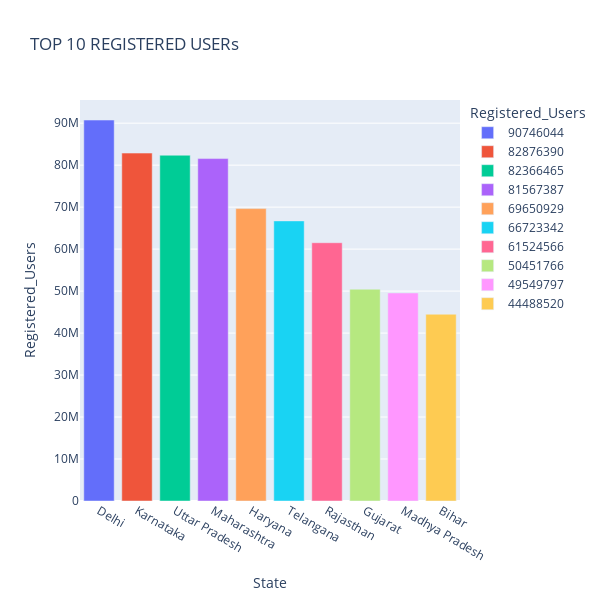
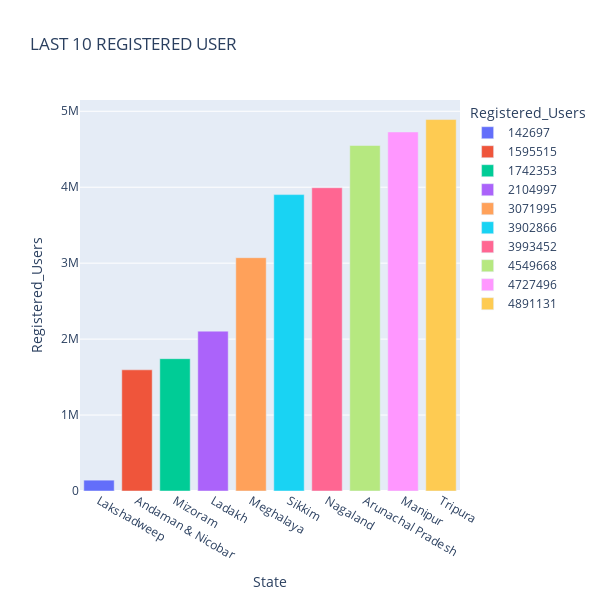
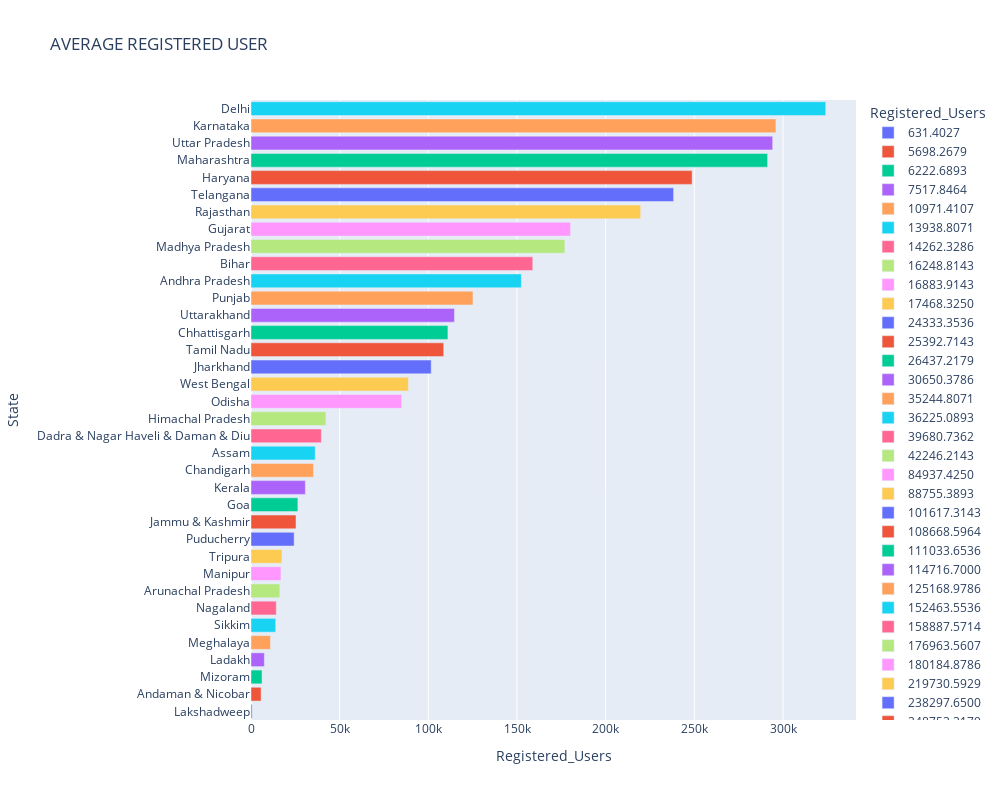

Notebook source saved alongside these figures, in order:
### Code cell
top_chart_registered_users("top_user")

### Figure 1 — Plotly figure (JSON) as saved in the notebook; plotly's stock layout.template omitted (floating-point values rounded to 4 significant figures)
{"data": [{"hovertemplate": "<b>%{hovertext}</b><br><br>Registered_Users=%{y}<br>State=%{x}<extra></extra>", "hovertext": ["Delhi"], "legendgroup": "90746044", "marker": {"color": "#636efa", "pattern": {"shape": ""}}, "name": "90746044", "orientation": "v", "showlegend": true, "textposition": "auto", "type": "bar", "x": ["Delhi"], "xaxis": "x", "y": [90746044], "yaxis": "y"}, {"hovertemplate": "<b>%{hovertext}</b><br><br>Registered_Users=%{y}<br>State=%{x}<extra></extra>", "hovertext": ["Karnataka"], "legendgroup": "82876390", "marker": {"color": "#EF553B", "pattern": {"shape": ""}}, "name": "82876390", "orientation": "v", "showlegend": true, "textposition": "auto", "type": "bar", "x": ["Karnataka"], "xaxis": "x", "y": [82876390], "yaxis": "y"}, {"hovertemplate": "<b>%{hovertext}</b><br><br>Registered_Users=%{y}<br>State=%{x}<extra></extra>", "hovertext": ["Uttar Pradesh"], "legendgroup": "82366465", "marker": {"color": "#00cc96", "pattern": {"shape": ""}}, "name": "82366465", "orientation": "v", "showlegend": true, "textposition": "auto", "type": "bar", "x": ["Uttar Pradesh"], "xaxis": "x", "y": [82366465], "yaxis": "y"}, {"hovertemplate": "<b>%{hovertext}</b><br><br>Registered_Users=%{y}<br>State=%{x}<extra></extra>", "hovertext": ["Maharashtra"], "legendgroup": "81567387", "marker": {"color": "#ab63fa", "pattern": {"shape": ""}}, "name": "81567387", "orientation": "v", "showlegend": true, "textposition": "auto", "type": "bar", "x": ["Maharashtra"], "xaxis": "x", "y": [81567387], "yaxis": "y"}, {"hovertemplate": "<b>%{hovertext}</b><br><br>Registered_Users=%{y}<br>State=%{x}<extra></extra>", "hovertext": ["Haryana"], "legendgroup": "69650929", "marker": {"color": "#FFA15A", "pattern": {"shape": ""}}, "name": "69650929", "orientation": "v", "showlegend": true, "textposition": "auto", "type": "bar", "x": ["Haryana"], "xaxis": "x", "y": [69650929], "yaxis": "y"}, {"hovertemplate": "<b>%{hovertext}</b><br><br>Registered_Users=%{y}<br>State=%{x}<extra></extra>", "hovertext": ["Telangana"], "legendgroup": "66723342", "marker": {"color": "#19d3f3", "pattern": {"shape": ""}}, "name": "66723342", "orientation": "v", "showlegend": true, "textposition": "auto", "type": "bar", "x": ["Telangana"], "xaxis": "x", "y": [66723342], "yaxis": "y"}, {"hovertemplate": "<b>%{hovertext}</b><br><br>Registered_Users=%{y}<br>State=%{x}<extra></extra>", "hovertext": ["Rajasthan"], "legendgroup": "61524566", "marker": {"color": "#FF6692", "pattern": {"shape": ""}}, "name": "61524566", "orientation": "v", "showlegend": true, "textposition": "auto", "type": "bar", "x": ["Rajasthan"], "xaxis": "x", "y": [61524566], "yaxis": "y"}, {"hovertemplate": "<b>%{hovertext}</b><br><br>Registered_Users=%{y}<br>State=%{x}<extra></extra>", "hovertext": ["Gujarat"], "legendgroup": "50451766", "marker": {"color": "#B6E880", "pattern": {"shape": ""}}, "name": "50451766", "orientation": "v", "showlegend": true, "textposition": "auto", "type": "bar", "x": ["Gujarat"], "xaxis": "x", "y": [50451766], "yaxis": "y"}, {"hovertemplate": "<b>%{hovertext}</b><br><br>Registered_Users=%{y}<br>State=%{x}<extra></extra>", "hovertext": ["Madhya Pradesh"], "legendgroup": "49549797", "marker": {"color": "#FF97FF", "pattern": {"shape": ""}}, "name": "49549797", "orientation": "v", "showlegend": true, "textposition": "auto", "type": "bar", "x": ["Madhya Pradesh"], "xaxis": "x", "y": [49549797], "yaxis": "y"}, {"hovertemplate": "<b>%{hovertext}</b><br><br>Registered_Users=%{y}<br>State=%{x}<extra></extra>", "hovertext": ["Bihar"], "legendgroup": "44488520", "marker": {"color": "#FECB52", "pattern": {"shape": ""}}, "name": "44488520", "orientation": "v", "showlegend": true, "textposition": "auto", "type": "bar", "x": ["Bihar"], "xaxis": "x", "y": [44488520], "yaxis": "y"}], "layout": {"barmode": "relative", "height": 600, "legend": {"title": {"text": "Registered_Users"}, "tracegroupgap": 0}, "title": {"text": "TOP 10 REGISTERED USERs"}, "width": 600, "xaxis": {"anchor": "y", "domain": [0, 1], "title": {"text": "State"}}, "yaxis": {"anchor": "x", "categoryarray": [44488520, 49549797, 50451766, 61524566, 66723342, 69650929, 81567387, 82366465, 82876390, 90746044], "categoryorder": "array", "domain": [0, 1], "title": {"text": "Registered_Users"}}}}

### Figure 2 — Plotly figure (JSON) as saved in the notebook; plotly's stock layout.template omitted (floating-point values rounded to 4 significant figures)
{"data": [{"hovertemplate": "<b>%{hovertext}</b><br><br>Registered_Users=%{y}<br>State=%{x}<extra></extra>", "hovertext": ["Lakshadweep"], "legendgroup": "142697", "marker": {"color": "#636efa", "pattern": {"shape": ""}}, "name": "142697", "orientation": "v", "showlegend": true, "textposition": "auto", "type": "bar", "x": ["Lakshadweep"], "xaxis": "x", "y": [142697], "yaxis": "y"}, {"hovertemplate": "<b>%{hovertext}</b><br><br>Registered_Users=%{y}<br>State=%{x}<extra></extra>", "hovertext": ["Andaman & Nicobar"], "legendgroup": "1595515", "marker": {"color": "#EF553B", "pattern": {"shape": ""}}, "name": "1595515", "orientation": "v", "showlegend": true, "textposition": "auto", "type": "bar", "x": ["Andaman & Nicobar"], "xaxis": "x", "y": [1595515], "yaxis": "y"}, {"hovertemplate": "<b>%{hovertext}</b><br><br>Registered_Users=%{y}<br>State=%{x}<extra></extra>", "hovertext": ["Mizoram"], "legendgroup": "1742353", "marker": {"color": "#00cc96", "pattern": {"shape": ""}}, "name": "1742353", "orientation": "v", "showlegend": true, "textposition": "auto", "type": "bar", "x": ["Mizoram"], "xaxis": "x", "y": [1742353], "yaxis": "y"}, {"hovertemplate": "<b>%{hovertext}</b><br><br>Registered_Users=%{y}<br>State=%{x}<extra></extra>", "hovertext": ["Ladakh"], "legendgroup": "2104997", "marker": {"color": "#ab63fa", "pattern": {"shape": ""}}, "name": "2104997", "orientation": "v", "showlegend": true, "textposition": "auto", "type": "bar", "x": ["Ladakh"], "xaxis": "x", "y": [2104997], "yaxis": "y"}, {"hovertemplate": "<b>%{hovertext}</b><br><br>Registered_Users=%{y}<br>State=%{x}<extra></extra>", "hovertext": ["Meghalaya"], "legendgroup": "3071995", "marker": {"color": "#FFA15A", "pattern": {"shape": ""}}, "name": "3071995", "orientation": "v", "showlegend": true, "textposition": "auto", "type": "bar", "x": ["Meghalaya"], "xaxis": "x", "y": [3071995], "yaxis": "y"}, {"hovertemplate": "<b>%{hovertext}</b><br><br>Registered_Users=%{y}<br>State=%{x}<extra></extra>", "hovertext": ["Sikkim"], "legendgroup": "3902866", "marker": {"color": "#19d3f3", "pattern": {"shape": ""}}, "name": "3902866", "orientation": "v", "showlegend": true, "textposition": "auto", "type": "bar", "x": ["Sikkim"], "xaxis": "x", "y": [3902866], "yaxis": "y"}, {"hovertemplate": "<b>%{hovertext}</b><br><br>Registered_Users=%{y}<br>State=%{x}<extra></extra>", "hovertext": ["Nagaland"], "legendgroup": "3993452", "marker": {"color": "#FF6692", "pattern": {"shape": ""}}, "name": "3993452", "orientation": "v", "showlegend": true, "textposition": "auto", "type": "bar", "x": ["Nagaland"], "xaxis": "x", "y": [3993452], "yaxis": "y"}, {"hovertemplate": "<b>%{hovertext}</b><br><br>Registered_Users=%{y}<br>State=%{x}<extra></extra>", "hovertext": ["Arunachal Pradesh"], "legendgroup": "4549668", "marker": {"color": "#B6E880", "pattern": {"shape": ""}}, "name": "4549668", "orientation": "v", "showlegend": true, "textposition": "auto", "type": "bar", "x": ["Arunachal Pradesh"], "xaxis": "x", "y": [4549668], "yaxis": "y"}, {"hovertemplate": "<b>%{hovertext}</b><br><br>Registered_Users=%{y}<br>State=%{x}<extra></extra>", "hovertext": ["Manipur"], "legendgroup": "4727496", "marker": {"color": "#FF97FF", "pattern": {"shape": ""}}, "name": "4727496", "orientation": "v", "showlegend": true, "textposition": "auto", "type": "bar", "x": ["Manipur"], "xaxis": "x", "y": [4727496], "yaxis": "y"}, {"hovertemplate": "<b>%{hovertext}</b><br><br>Registered_Users=%{y}<br>State=%{x}<extra></extra>", "hovertext": ["Tripura"], "legendgroup": "4891131", "marker": {"color": "#FECB52", "pattern": {"shape": ""}}, "name": "4891131", "orientation": "v", "showlegend": true, "textposition": "auto", "type": "bar", "x": ["Tripura"], "xaxis": "x", "y": [4891131], "yaxis": "y"}], "layout": {"barmode": "relative", "height": 600, "legend": {"title": {"text": "Registered_Users"}, "tracegroupgap": 0}, "title": {"text": "LAST 10 REGISTERED USER"}, "width": 600, "xaxis": {"anchor": "y", "domain": [0, 1], "title": {"text": "State"}}, "yaxis": {"anchor": "x", "categoryarray": [4891131, 4727496, 4549668, 3993452, 3902866, 3071995, 2104997, 1742353, 1595515, 142697], "categoryorder": "array", "domain": [0, 1], "title": {"text": "Registered_Users"}}}}

### Figure 3 — Plotly figure (JSON) as saved in the notebook; plotly's stock layout.template omitted (floating-point values rounded to 4 significant figures)
{"data": [{"hovertemplate": "<b>%{hovertext}</b><br><br>Registered_Users=%{x}<br>State=%{y}<extra></extra>", "hovertext": ["Lakshadweep"], "legendgroup": "631.4027", "marker": {"color": "#636efa", "pattern": {"shape": ""}}, "name": "631.4027", "orientation": "h", "showlegend": true, "textposition": "auto", "type": "bar", "x": [631.4], "xaxis": "x", "y": ["Lakshadweep"], "yaxis": "y"}, {"hovertemplate": "<b>%{hovertext}</b><br><br>Registered_Users=%{x}<br>State=%{y}<extra></extra>", "hovertext": ["Andaman & Nicobar"], "legendgroup": "5698.2679", "marker": {"color": "#EF553B", "pattern": {"shape": ""}}, "name": "5698.2679", "orientation": "h", "showlegend": true, "textposition": "auto", "type": "bar", "x": [5698.0], "xaxis": "x", "y": ["Andaman & Nicobar"], "yaxis": "y"}, {"hovertemplate": "<b>%{hovertext}</b><br><br>Registered_Users=%{x}<br>State=%{y}<extra></extra>", "hovertext": ["Mizoram"], "legendgroup": "6222.6893", "marker": {"color": "#00cc96", "pattern": {"shape": ""}}, "name": "6222.6893", "orientation": "h", "showlegend": true, "textposition": "auto", "type": "bar", "x": [6223.0], "xaxis": "x", "y": ["Mizoram"], "yaxis": "y"}, {"hovertemplate": "<b>%{hovertext}</b><br><br>Registered_Users=%{x}<br>State=%{y}<extra></extra>", "hovertext": ["Ladakh"], "legendgroup": "7517.8464", "marker": {"color": "#ab63fa", "pattern": {"shape": ""}}, "name": "7517.8464", "orientation": "h", "showlegend": true, "textposition": "auto", "type": "bar", "x": [7518.0], "xaxis": "x", "y": ["Ladakh"], "yaxis": "y"}, {"hovertemplate": "<b>%{hovertext}</b><br><br>Registered_Users=%{x}<br>State=%{y}<extra></extra>", "hovertext": ["Meghalaya"], "legendgroup": "10971.4107", "marker": {"color": "#FFA15A", "pattern": {"shape": ""}}, "name": "10971.4107", "orientation": "h", "showlegend": true, "textposition": "auto", "type": "bar", "x": [10970.0], "xaxis": "x", "y": ["Meghalaya"], "yaxis": "y"}, {"hovertemplate": "<b>%{hovertext}</b><br><br>Registered_Users=%{x}<br>State=%{y}<extra></extra>", "hovertext": ["Sikkim"], "legendgroup": "13938.8071", "marker": {"color": "#19d3f3", "pattern": {"shape": ""}}, "name": "13938.8071", "orientation": "h", "showlegend": true, "textposition": "auto", "type": "bar", "x": [13940.0], "xaxis": "x", "y": ["Sikkim"], "yaxis": "y"}, {"hovertemplate": "<b>%{hovertext}</b><br><br>Registered_Users=%{x}<br>State=%{y}<extra></extra>", "hovertext": ["Nagaland"], "legendgroup": "14262.3286", "marker": {"color": "#FF6692", "pattern": {"shape": ""}}, "name": "14262.3286", "orientation": "h", "showlegend": true, "textposition": "auto", "type": "bar", "x": [14260.0], "xaxis": "x", "y": ["Nagaland"], "yaxis": "y"}, {"hovertemplate": "<b>%{hovertext}</b><br><br>Registered_Users=%{x}<br>State=%{y}<extra></extra>", "hovertext": ["Arunachal Pradesh"], "legendgroup": "16248.8143", "marker": {"color": "#B6E880", "pattern": {"shape": ""}}, "name": "16248.8143", "orientation": "h", "showlegend": true, "textposition": "auto", "type": "bar", "x": [16250.0], "xaxis": "x", "y": ["Arunachal Pradesh"], "yaxis": "y"}, {"hovertemplate": "<b>%{hovertext}</b><br><br>Registered_Users=%{x}<br>State=%{y}<extra></extra>", "hovertext": ["Manipur"], "legendgroup": "16883.9143", "marker": {"color": "#FF97FF", "pattern": {"shape": ""}}, "name": "16883.9143", "orientation": "h", "showlegend": true, "textposition": "auto", "type": "bar", "x": [16880.0], "xaxis": "x", "y": ["Manipur"], "yaxis": "y"}, {"hovertemplate": "<b>%{hovertext}</b><br><br>Registered_Users=%{x}<br>State=%{y}<extra></extra>", "hovertext": ["Tripura"], "legendgroup": "17468.3250", "marker": {"color": "#FECB52", "pattern": {"shape": ""}}, "name": "17468.3250", "orientation": "h", "showlegend": true, "textposition": "auto", "type": "bar", "x": [17470.0], "xaxis": "x", "y": ["Tripura"], "yaxis": "y"}, {"hovertemplate": "<b>%{hovertext}</b><br><br>Registered_Users=%{x}<br>State=%{y}<extra></extra>", "hovertext": ["Puducherry"], "legendgroup": "24333.3536", "marker": {"color": "#636efa", "pattern": {"shape": ""}}, "name": "24333.3536", "orientation": "h", "showlegend": true, "textposition": "auto", "type": "bar", "x": [24330.0], "xaxis": "x", "y": ["Puducherry"], "yaxis": "y"}, {"hovertemplate": "<b>%{hovertext}</b><br><br>Registered_Users=%{x}<br>State=%{y}<extra></extra>", "hovertext": ["Jammu & Kashmir"], "legendgroup": "25392.7143", "marker": {"color": "#EF553B", "pattern": {"shape": ""}}, "name": "25392.7143", "orientation": "h", "showlegend": true, "textposition": "auto", "type": "bar", "x": [25390.0], "xaxis": "x", "y": ["Jammu & Kashmir"], "yaxis": "y"}, {"hovertemplate": "<b>%{hovertext}</b><br><br>Registered_Users=%{x}<br>State=%{y}<extra></extra>", "hovertext": ["Goa"], "legendgroup": "26437.2179", "marker": {"color": "#00cc96", "pattern": {"shape": ""}}, "name": "26437.2179", "orientation": "h", "showlegend": true, "textposition": "auto", "type": "bar", "x": [26440.0], "xaxis": "x", "y": ["Goa"], "yaxis": "y"}, {"hovertemplate": "<b>%{hovertext}</b><br><br>Registered_Users=%{x}<br>State=%{y}<extra></extra>", "hovertext": ["Kerala"], "legendgroup": "30650.3786", "marker": {"color": "#ab63fa", "pattern": {"shape": ""}}, "name": "30650.3786", "orientation": "h", "showlegend": true, "textposition": "auto", "type": "bar", "x": [30650.0], "xaxis": "x", "y": ["Kerala"], "yaxis": "y"}, {"hovertemplate": "<b>%{hovertext}</b><br><br>Registered_Users=%{x}<br>State=%{y}<extra></extra>", "hovertext": ["Chandigarh"], "legendgroup": "35244.8071", "marker": {"color": "#FFA15A", "pattern": {"shape": ""}}, "name": "35244.8071", "orientation": "h", "showlegend": true, "textposition": "auto", "type": "bar", "x": [35240.0], "xaxis": "x", "y": ["Chandigarh"], "yaxis": "y"}, {"hovertemplate": "<b>%{hovertext}</b><br><br>Registered_Users=%{x}<br>State=%{y}<extra></extra>", "hovertext": ["Assam"], "legendgroup": "36225.0893", "marker": {"color": "#19d3f3", "pattern": {"shape": ""}}, "name": "36225.0893", "orientation": "h", "showlegend": true, "textposition": "auto", "type": "bar", "x": [36230.0], "xaxis": "x", "y": ["Assam"], "yaxis": "y"}, {"hovertemplate": "<b>%{hovertext}</b><br><br>Registered_Users=%{x}<br>State=%{y}<extra></extra>", "hovertext": ["Dadra & Nagar Haveli & Daman & Diu"], "legendgroup": "39680.7362", "marker": {"color": "#FF6692", "pattern": {"shape": ""}}, "name": "39680.7362", "orientation": "h", "showlegend": true, "textposition": "auto", "type": "bar", "x": [39680.0], "xaxis": "x", "y": ["Dadra & Nagar Haveli & Daman & Diu"], "yaxis": "y"}, {"hovertemplate": "<b>%{hovertext}</b><br><br>Registered_Users=%{x}<br>State=%{y}<extra></extra>", "hovertext": ["Himachal Pradesh"], "legendgroup": "42246.2143", "marker": {"color": "#B6E880", "pattern": {"shape": ""}}, "name": "42246.2143", "orientation": "h", "showlegend": true, "textposition": "auto", "type": "bar", "x": [42250.0], "xaxis": "x", "y": ["Himachal Pradesh"], "yaxis": "y"}, {"hovertemplate": "<b>%{hovertext}</b><br><br>Registered_Users=%{x}<br>State=%{y}<extra></extra>", "hovertext": ["Odisha"], "legendgroup": "84937.4250", "marker": {"color": "#FF97FF", "pattern": {"shape": ""}}, "name": "84937.4250", "orientation": "h", "showlegend": true, "textposition": "auto", "type": "bar", "x": [84940.0], "xaxis": "x", "y": ["Odisha"], "yaxis": "y"}, {"hovertemplate": "<b>%{hovertext}</b><br><br>Registered_Users=%{x}<br>State=%{y}<extra></extra>", "hovertext": ["West Bengal"], "legendgroup": "88755.3893", "marker": {"color": "#FECB52", "pattern": {"shape": ""}}, "name": "88755.3893", "orientation": "h", "showlegend": true, "textposition": "auto", "type": "bar", "x": [88760.0], "xaxis": "x", "y": ["West Bengal"], "yaxis": "y"}, {"hovertemplate": "<b>%{hovertext}</b><br><br>Registered_Users=%{x}<br>State=%{y}<extra></extra>", "hovertext": ["Jharkhand"], "legendgroup": "101617.3143", "marker": {"color": "#636efa", "pattern": {"shape": ""}}, "name": "101617.3143", "orientation": "h", "showlegend": true, "textposition": "auto", "type": "bar", "x": [101600.0], "xaxis": "x", "y": ["Jharkhand"], "yaxis": "y"}, {"hovertemplate": "<b>%{hovertext}</b><br><br>Registered_Users=%{x}<br>State=%{y}<extra></extra>", "hovertext": ["Tamil Nadu"], "legendgroup": "108668.5964", "marker": {"color": "#EF553B", "pattern": {"shape": ""}}, "name": "108668.5964", "orientation": "h", "showlegend": true, "textposition": "auto", "type": "bar", "x": [108700.0], "xaxis": "x", "y": ["Tamil Nadu"], "yaxis": "y"}, {"hovertemplate": "<b>%{hovertext}</b><br><br>Registered_Users=%{x}<br>State=%{y}<extra></extra>", "hovertext": ["Chhattisgarh"], "legendgroup": "111033.6536", "marker": {"color": "#00cc96", "pattern": {"shape": ""}}, "name": "111033.6536", "orientation": "h", "showlegend": true, "textposition": "auto", "type": "bar", "x": [111000.0], "xaxis": "x", "y": ["Chhattisgarh"], "yaxis": "y"}, {"hovertemplate": "<b>%{hovertext}</b><br><br>Registered_Users=%{x}<br>State=%{y}<extra></extra>", "hovertext": ["Uttarakhand"], "legendgroup": "114716.7000", "marker": {"color": "#ab63fa", "pattern": {"shape": ""}}, "name": "114716.7000", "orientation": "h", "showlegend": true, "textposition": "auto", "type": "bar", "x": [114700.0], "xaxis": "x", "y": ["Uttarakhand"], "yaxis": "y"}, {"hovertemplate": "<b>%{hovertext}</b><br><br>Registered_Users=%{x}<br>State=%{y}<extra></extra>", "hovertext": ["Punjab"], "legendgroup": "125168.9786", "marker": {"color": "#FFA15A", "pattern": {"shape": ""}}, "name": "125168.9786", "orientation": "h", "showlegend": true, "textposition": "auto", "type": "bar", "x": [125200.0], "xaxis": "x", "y": ["Punjab"], "yaxis": "y"}, {"hovertemplate": "<b>%{hovertext}</b><br><br>Registered_Users=%{x}<br>State=%{y}<extra></extra>", "hovertext": ["Andhra Pradesh"], "legendgroup": "152463.5536", "marker": {"color": "#19d3f3", "pattern": {"shape": ""}}, "name": "152463.5536", "orientation": "h", "showlegend": true, "textposition": "auto", "type": "bar", "x": [152500.0], "xaxis": "x", "y": ["Andhra Pradesh"], "yaxis": "y"}, {"hovertemplate": "<b>%{hovertext}</b><br><br>Registered_Users=%{x}<br>State=%{y}<extra></extra>", "hovertext": ["Bihar"], "legendgroup": "158887.5714", "marker": {"color": "#FF6692", "pattern": {"shape": ""}}, "name": "158887.5714", "orientation": "h", "showlegend": true, "textposition": "auto", "type": "bar", "x": [158900.0], "xaxis": "x", "y": ["Bihar"], "yaxis": "y"}, {"hovertemplate": "<b>%{hovertext}</b><br><br>Registered_Users=%{x}<br>State=%{y}<extra></extra>", "hovertext": ["Madhya Pradesh"], "legendgroup": "176963.5607", "marker": {"color": "#B6E880", "pattern": {"shape": ""}}, "name": "176963.5607", "orientation": "h", "showlegend": true, "textposition": "auto", "type": "bar", "x": [177000.0], "xaxis": "x", "y": ["Madhya Pradesh"], "yaxis": "y"}, {"hovertemplate": "<b>%{hovertext}</b><br><br>Registered_Users=%{x}<br>State=%{y}<extra></extra>", "hovertext": ["Gujarat"], "legendgroup": "180184.8786", "marker": {"color": "#FF97FF", "pattern": {"shape": ""}}, "name": "180184.8786", "orientation": "h", "showlegend": true, "textposition": "auto", "type": "bar", "x": [180200.0], "xaxis": "x", "y": ["Gujarat"], "yaxis": "y"}, {"hovertemplate": "<b>%{hovertext}</b><br><br>Registered_Users=%{x}<br>State=%{y}<extra></extra>", "hovertext": ["Rajasthan"], "legendgroup": "219730.5929", "marker": {"color": "#FECB52", "pattern": {"shape": ""}}, "name": "219730.5929", "orientation": "h", "showlegend": true, "textposition": "auto", "type": "bar", "x": [219700.0], "xaxis": "x", "y": ["Rajasthan"], "yaxis": "y"}, {"hovertemplate": "<b>%{hovertext}</b><br><br>Registered_Users=%{x}<br>State=%{y}<extra></extra>", "hovertext": ["Telangana"], "legendgroup": "238297.6500", "marker": {"color": "#636efa", "pattern": {"shape": ""}}, "name": "238297.6500", "orientation": "h", "showlegend": true, "textposition": "auto", "type": "bar", "x": [238300.0], "xaxis": "x", "y": ["Telangana"], "yaxis": "y"}, {"hovertemplate": "<b>%{hovertext}</b><br><br>Registered_Users=%{x}<br>State=%{y}<extra></extra>", "hovertext": ["Haryana"], "legendgroup": "248753.3179", "marker": {"color": "#EF553B", "pattern": {"shape": ""}}, "name": "248753.3179", "orientation": "h", "showlegend": true, "textposition": "auto", "type": "bar", "x": [248800.0], "xaxis": "x", "y": ["Haryana"], "yaxis": "y"}, {"hovertemplate": "<b>%{hovertext}</b><br><br>Registered_Users=%{x}<br>State=%{y}<extra></extra>", "hovertext": ["Maharashtra"], "legendgroup": "291312.0964", "marker": {"color": "#00cc96", "pattern": {"shape": ""}}, "name": "291312.0964", "orientation": "h", "showlegend": true, "textposition": "auto", "type": "bar", "x": [291300.0], "xaxis": "x", "y": ["Maharashtra"], "yaxis": "y"}, {"hovertemplate": "<b>%{hovertext}</b><br><br>Registered_Users=%{x}<br>State=%{y}<extra></extra>", "hovertext": ["Uttar Pradesh"], "legendgroup": "294165.9464", "marker": {"color": "#ab63fa", "pattern": {"shape": ""}}, "name": "294165.9464", "orientation": "h", "showlegend": true, "textposition": "auto", "type": "bar", "x": [294200.0], "xaxis": "x", "y": ["Uttar Pradesh"], "yaxis": "y"}, {"hovertemplate": "<b>%{hovertext}</b><br><br>Registered_Users=%{x}<br>State=%{y}<extra></extra>", "hovertext": ["Karnataka"], "legendgroup": "295987.1071", "marker": {"color": "#FFA15A", "pattern": {"shape": ""}}, "name": "295987.1071", "orientation": "h", "showlegend": true, "textposition": "auto", "type": "bar", "x": [296000.0], "xaxis": "x", "y": ["Karnataka"], "yaxis": "y"}, {"hovertemplate": "<b>%{hovertext}</b><br><br>Registered_Users=%{x}<br>State=%{y}<extra></extra>", "hovertext": ["Delhi"], "legendgroup": "324093.0143", "marker": {"color": "#19d3f3", "pattern": {"shape": ""}}, "name": "324093.0143", "orientation": "h", "showlegend": true, "textposition": "auto", "type": "bar", "x": [324100.0], "xaxis": "x", "y": ["Delhi"], "yaxis": "y"}], "layout": {"barmode": "relative", "height": 800, "legend": {"title": {"text": "Registered_Users"}, "tracegroupgap": 0}, "title": {"text": "AVERAGE REGISTERED USER"}, "width": 1000, "xaxis": {"anchor": "y", "categoryarray": [631.4, 5698.0, 6223.0, 7518.0, 10970.0, 13940.0, 14260.0, 16250.0, 16880.0, 17470.0, 24330.0, 25390.0, 26440.0, 30650.0, 35240.0, 36230.0, 39680.0, 42250.0, 84940.0, 88760.0, 101600.0, 108700.0, 111000.0, 114700.0, 125200.0, 152500.0, 158900.0, 177000.0, 180200.0, 219700.0, 238300.0, 248800.0, 291300.0, 294200.0, 296000.0, 324100.0], "categoryorder": "array", "domain": [0, 1], "title": {"text": "Registered_Users"}}, "yaxis": {"anchor": "x", "domain": [0, 1], "title": {"text": "State"}}}}
